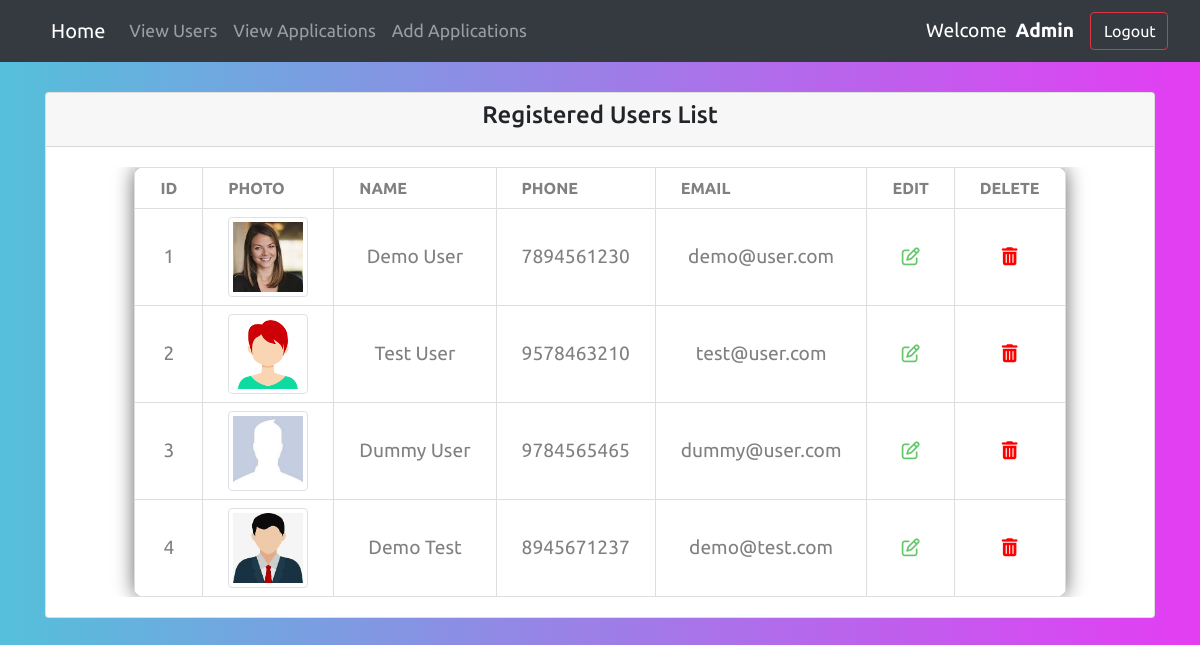
/admin/show_users.php, run on the app's committed database.
### tables this page shows
CREATE TABLE IF NOT EXISTS `user_info` (
  `id` int(255) NOT NULL AUTO_INCREMENT,
  `username` varchar(255) NOT NULL,
  `email` varchar(255) NOT NULL,
  `phone` varchar(255) NOT NULL,
  `password` varchar(255) NOT NULL,
  `cpassword` varchar(255) NOT NULL,
  `profile` varchar(255) DEFAULT NULL,
  PRIMARY KEY (`id`)
);

### admin/show_users.php (the view, shortened to what this page needs)
<?php
    include 'dbcon.php';
    if (isset($_GET['page'])) {
        $page = $_GET['page'];
    }else {
        $page = 1;
    }
    $records_per_page = 4;
    $start_from = ($page-1)*$records_per_page;
    $pquery = " select * from user_info limit $start_from, $records_per_page ";
    $presult = mysqli_query($con, $pquery);
?>
<!DOCTYPE html>
<html lang="en">
<head>
    <link rel="stylesheet" href="../css/style.css">
    <?php include 'header.php' ?>
    <?php include '../links.php' ?>
</head>
<body>
    <div class="container" style="margin-top:30px">
        <div class="card">
            <div class="card-header text-center">
                <h4>Registered Users List</h4>
            </div>
            <div class="card-body">
                <div class="table-responsive">
                    <table>
                        <thead>
                            <th>ID</th>
                            <th>Photo</th>
                            <th>Name</th>
                            <th>Phone</th>
                            <th>Email</th>
                            <th>Edit</th>
                            <th>Delete</th>
                        </thead>
                        <tbody>
                        <?php
                            while (($result = mysqli_fetch_assoc($presult))) {
                        ?>
                            <tr>
                            <td><?php echo $result['id']; ?></td>
                            <td><img src="../images/<?php echo $result['profile']; ?>" class='img-thumbnail' width="80px"></td>
                            <td><?php echo $result['username']; ?></td>
                            <td><?php echo $result['phone']; ?></td>
                            <td><?php echo $result['email']; ?></td>
                            <td><a href="update_user.php?id=<?php echo $result['id']; ?>" data-toggle="tooltip"
                                data-placement="left" title="Edit"><i class="fa fa-edit"></i></a></td>
                            <td><a href="delete_user.php?id=<?php echo $result['id']; ?>" data-toggle="tooltip"
                                data-placement="left" title="Delete"><i class="fa fa-trash"></i></a></td>
                            </tr>
                        <?php
                            }
                        ?>
                        </tbody>
                    </table>
                </div>
            </div>
        </div>
    </div>
</body>
</html>

### admin/header.php (shortened to what this page needs)
<!DOCTYPE html>
<html lang="en">
<head>
  <?php include '../links.php' ?>
</head>
<body>
<nav class="navbar navbar-expand-sm bg-dark navbar-dark">
  <a class="navbar-brand" href="index.php">Home</a>
  <div class="collapse navbar-collapse" id="collapsibleNavbar">
    <ul class="navbar-nav">
      <li class="nav-item">
        <a class="nav-link" href="show_users.php">View Users</a>
      </li>
      <li class="nav-item">
        <a class="nav-link" href="showdata.php">View Applications</a>
      </li>
      <li class="nav-item">
        <a class="nav-link" href="add_details.php">Add Applications</a>
      </li>
    </ul>
    <ul class="navbar-nav ml-auto mb-2 mb-lg-0">
      <li class="nav-item">
        <span class="navbar-text text-white my-2 my-lg-0" style="font-size: 1.2rem;">
            Welcome&nbsp; <strong> Admin </strong>
        </span>
      </li>
      <li class="nav-item px-3 py-1">
        <button class="btn btn-outline-danger" type="submit"><a style="color: #fff; text-decoration: none;" href="logout.php">Logout</a></button>
      </li>
    </ul>
  </div>
</nav>

### links.php (shortened to what this page needs)
<link rel="stylesheet" href="https://cdn.jsdelivr.net/npm/bootstrap@4.6.1/dist/css/bootstrap.min.css">
<link rel="stylesheet" href="https://cdn.jsdelivr.net/npm/bootstrap-select@1.13.14/dist/css/bootstrap-select.min.css">

### css/style.css (style rules this page uses)
* { margin: 0; padding: 0; box-sizing: border-box; font-family: 'Ubuntu', sans-serif; }
body { background: linear-gradient(to right, #68ddfa 0%, #55c0db 0%, #e43df3 100%); }
a { text-decoration: none; display: flex; justify-content: center; text-align: center; }
.card .card-header { align-items: center; justify-content: center; font-weight: bold; font-size:1.8rem; padding: 8px 0; }
table { border-collapse: collapse; background-color: #fff; border-radius: 10px; margin: auto; box-shadow: 0 0 20px 0 rgba(0, 0, 0, 0.6); }
th,td { border: 1px solid #dfdede; padding: 8px 25px; justify-content: center; text-align: center; align-items: center; color: grey; }
th { text-transform: uppercase; font-weight: 900; }
td { font-size: 1.2rem; }
.fa { font-size: 18px; }
.fa-edit { color: #63c76a; }
.fa-trash { color: #ff0000; }
::placeholder { font-size: 14px; }

### admin/header.php (style rules this page uses)
body { background: linear-gradient(to right, #68ddfa 0%, #55c0db 0%, #e43df3 100%); }
nav { font-size: 1.1rem; align-items: center; }
nav a { padding-left: 3%; }

### data on the page
user_info: id "1", profile (picture), username "Demo User", phone "7894561230", email "demo@user.com"
user_info: id "2", profile (picture), username "Test User", phone "9578463210", email "test@user.com"
user_info: id "3", profile (picture), username "Dummy User", phone "9784565465", email "dummy@user.com"
user_info: id "4", profile (picture), username "Demo Test", phone "8945671237", email "demo@test.com"
